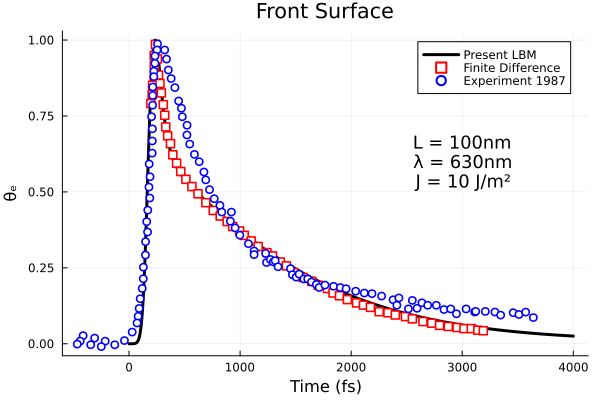

The Julia source for this figure:
using DataFrames
using CSV
using Plots
Data = DataFrame(CSV.File("Dataset/gold_front_100nm_PTS.csv"))
DataExperiment = DataFrame(CSV.File("Dataset/gold_front_100nm.csv"))

const max = maximum(ElectronTemperature[1,:])
plot((1:Nt)/(1e-15/dt),(ElectronTemperature[1,1:end].-300)/(max-300),
    xlabel="Time (fs)", 
    ylabel="θₑ", 
    title="Front Surface", 
    label="Present LBM",  # Legend entry  
    lw = 3,
    color = :black,
)
scatter!(Data[:,1]*1000 .+ 192,Data[:,2],
    label="Finite Difference",
    markershape=:rect,  # Square marker
    color=:white,  # Transparent fill
    markerstrokecolor=:red,  # Border color
    markerstrokewidth=2,  # Border width
)
scatter!(DataExperiment[:,1]*1000 .+ 192,DataExperiment[:,2],
    label="Experiment 1987",
    markershape=:circle,  # Square marker
    color=:white,  # Transparent fill
    markerstrokecolor=:blue,  # Border color
    markerstrokewidth=2,  # Border width
    )
annotate!(3000, 0.6, text("L = 100nm\nλ = 630nm\nJ = 10 J/m²", 12, :black)) 

savefig("1D/plotting1D/TeEvolution/100nm/Front_100nm.png")